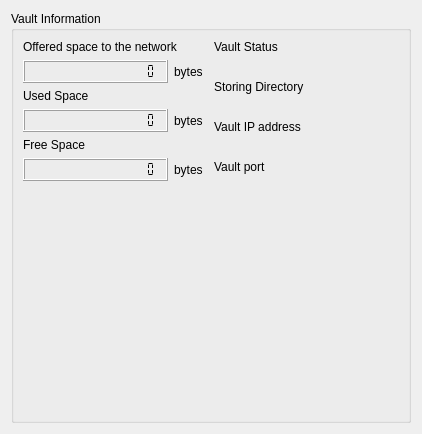
<?xml version="1.0" encoding="UTF-8"?>
<ui version="4.0">
 <class>VaultInfoPage</class>
 <widget class="QWidget" name="VaultInfoPage">
  <property name="geometry">
   <rect>
    <x>0</x>
    <y>0</y>
    <width>422</width>
    <height>434</height>
   </rect>
  </property>
  <property name="windowTitle">
   <string>Form</string>
  </property>
  <layout class="QVBoxLayout" name="verticalLayout_2">
   <item>
    <widget class="QGroupBox" name="groupBox">
     <property name="font">
      <font>
       <weight>50</weight>
       <bold>false</bold>
      </font>
     </property>
     <property name="title">
      <string>Vault Information</string>
     </property>
     <property name="flat">
      <bool>true</bool>
     </property>
     <property name="checkable">
      <bool>false</bool>
     </property>
     <layout class="QHBoxLayout" name="horizontalLayout_2">
      <item>
       <layout class="QHBoxLayout" name="horizontalLayout_5">
        <item>
         <layout class="QVBoxLayout" name="verticalLayout_3">
          <item>
           <widget class="QLabel" name="label_2">
            <property name="text">
             <string>Offered space to the network</string>
            </property>
            <property name="wordWrap">
             <bool>true</bool>
            </property>
           </widget>
          </item>
          <item>
           <layout class="QHBoxLayout" name="horizontalLayout">
            <item>
             <widget class="QLCDNumber" name="lcdOffered">
              <property name="sizePolicy">
               <sizepolicy hsizetype="Preferred" vsizetype="Minimum">
                <horstretch>0</horstretch>
                <verstretch>0</verstretch>
               </sizepolicy>
              </property>
              <property name="font">
               <font>
                <pointsize>8</pointsize>
               </font>
              </property>
              <property name="smallDecimalPoint">
               <bool>true</bool>
              </property>
              <property name="numDigits">
               <number>15</number>
              </property>
              <property name="segmentStyle">
               <enum>QLCDNumber::Flat</enum>
              </property>
              <property name="value" stdset="0">
               <double>0.000000000000000</double>
              </property>
              <property name="intValue" stdset="0">
               <number>0</number>
              </property>
             </widget>
            </item>
            <item>
             <widget class="QLabel" name="label_5">
              <property name="text">
               <string>bytes</string>
              </property>
             </widget>
            </item>
           </layout>
          </item>
          <item>
           <widget class="QLabel" name="label">
            <property name="text">
             <string>Used Space</string>
            </property>
           </widget>
          </item>
          <item>
           <layout class="QHBoxLayout" name="horizontalLayout_3">
            <item>
             <widget class="QLCDNumber" name="lcdUsed">
              <property name="sizePolicy">
               <sizepolicy hsizetype="Preferred" vsizetype="Minimum">
                <horstretch>0</horstretch>
                <verstretch>0</verstretch>
               </sizepolicy>
              </property>
              <property name="font">
               <font>
                <pointsize>8</pointsize>
               </font>
              </property>
              <property name="smallDecimalPoint">
               <bool>true</bool>
              </property>
              <property name="numDigits">
               <number>15</number>
              </property>
              <property name="mode">
               <enum>QLCDNumber::Dec</enum>
              </property>
              <property name="segmentStyle">
               <enum>QLCDNumber::Flat</enum>
              </property>
             </widget>
            </item>
            <item>
             <widget class="QLabel" name="label_6">
              <property name="text">
               <string>bytes</string>
              </property>
             </widget>
            </item>
           </layout>
          </item>
          <item>
           <widget class="QLabel" name="label_3">
            <property name="text">
             <string>Free Space</string>
            </property>
           </widget>
          </item>
          <item>
           <layout class="QHBoxLayout" name="horizontalLayout_4">
            <item>
             <widget class="QLCDNumber" name="lcdFree">
              <property name="sizePolicy">
               <sizepolicy hsizetype="Preferred" vsizetype="Minimum">
                <horstretch>0</horstretch>
                <verstretch>0</verstretch>
               </sizepolicy>
              </property>
              <property name="font">
               <font>
                <pointsize>8</pointsize>
               </font>
              </property>
              <property name="smallDecimalPoint">
               <bool>true</bool>
              </property>
              <property name="numDigits">
               <number>15</number>
              </property>
              <property name="segmentStyle">
               <enum>QLCDNumber::Flat</enum>
              </property>
             </widget>
            </item>
            <item>
             <widget class="QLabel" name="label_7">
              <property name="text">
               <string>bytes</string>
              </property>
             </widget>
            </item>
           </layout>
          </item>
          <item>
           <spacer name="verticalSpacer_2">
            <property name="orientation">
             <enum>Qt::Vertical</enum>
            </property>
            <property name="sizeHint" stdset="0">
             <size>
              <width>20</width>
              <height>40</height>
             </size>
            </property>
           </spacer>
          </item>
         </layout>
        </item>
        <item>
         <layout class="QVBoxLayout" name="verticalLayout">
          <item>
           <widget class="QLabel" name="label_8">
            <property name="text">
             <string>Vault Status</string>
            </property>
           </widget>
          </item>
          <item>
           <widget class="QLabel" name="labelVaultStatusMessage">
            <property name="text">
             <string/>
            </property>
           </widget>
          </item>
          <item>
           <widget class="QLabel" name="label_4">
            <property name="text">
             <string>Storing Directory</string>
            </property>
           </widget>
          </item>
          <item>
           <widget class="QLabel" name="labelStoringDirectory">
            <property name="text">
             <string/>
            </property>
           </widget>
          </item>
          <item>
           <widget class="QLabel" name="label_9">
            <property name="text">
             <string>Vault IP address</string>
            </property>
           </widget>
          </item>
          <item>
           <widget class="QLabel" name="labelIP">
            <property name="text">
             <string/>
            </property>
           </widget>
          </item>
          <item>
           <widget class="QLabel" name="label_10">
            <property name="text">
             <string>Vault port</string>
            </property>
           </widget>
          </item>
          <item>
           <widget class="QLabel" name="labelPort">
            <property name="text">
             <string/>
            </property>
           </widget>
          </item>
          <item>
           <spacer name="verticalSpacer">
            <property name="orientation">
             <enum>Qt::Vertical</enum>
            </property>
            <property name="sizeHint" stdset="0">
             <size>
              <width>20</width>
              <height>40</height>
             </size>
            </property>
           </spacer>
          </item>
         </layout>
        </item>
       </layout>
      </item>
     </layout>
    </widget>
   </item>
  </layout>
 </widget>
 <resources/>
 <connections/>
</ui>
